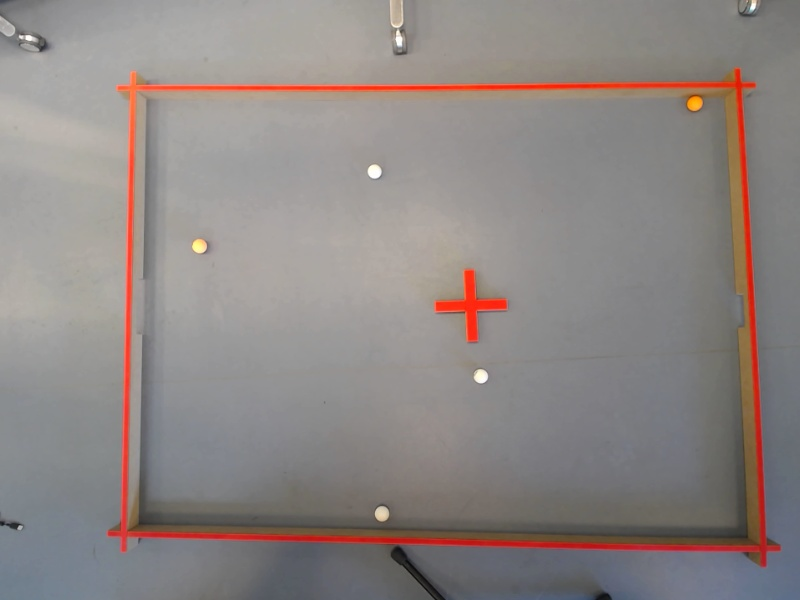
#> input picture neg_0.jpg, 800 x 600 px, given in place of 0.jpg, which was not available
$ python AdvancedBallDetectionTest.py
#> lines starting #> are read from the running program, lines starting #| are printed output that depends on the picture; after the words box and inside, x2 and y2 are one past the last pixel; in counts of white or black regions, pixels touching at a corner belong together; pictures that were not available may be replaced by others from this repository, and a replacement may not be noted
#> further down, frame is the input picture: shape (600, 800, 3); mean B, G, R 132.1, 134.5, 142.2
### Camera/AdvancedBallDetection.py
import cv2
import numpy as np
import math

DEBUGGING = True            # turn off for headless/deployment
SIZE_RATIO_LOW, SIZE_RATIO_HIGH = 0.7, 1.4

def adjust_gamma(image, gamma=1.5):
    inv = 1.0/gamma
    table = np.array([(i/255.0)**inv * 255 for i in range(256)], dtype="uint8")
    return cv2.LUT(image, table)

def preprocess_frame(frame):
    gray = cv2.cvtColor(frame, cv2.COLOR_BGR2GRAY)
    clahe = cv2.createCLAHE(clipLimit=2.0, tileGridSize=(8,8))
    eq   = clahe.apply(gray)
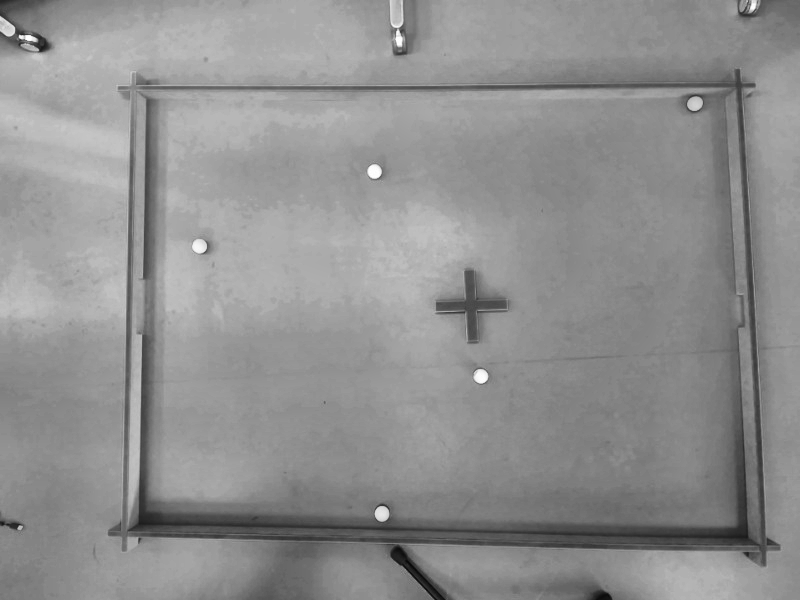
#> eq: shape (600, 800); min 7, max 255, mean 143.9
    g    = adjust_gamma(eq, gamma=1.5)
#> in adjust_gamma, `return cv2.LUT(image, table)`:
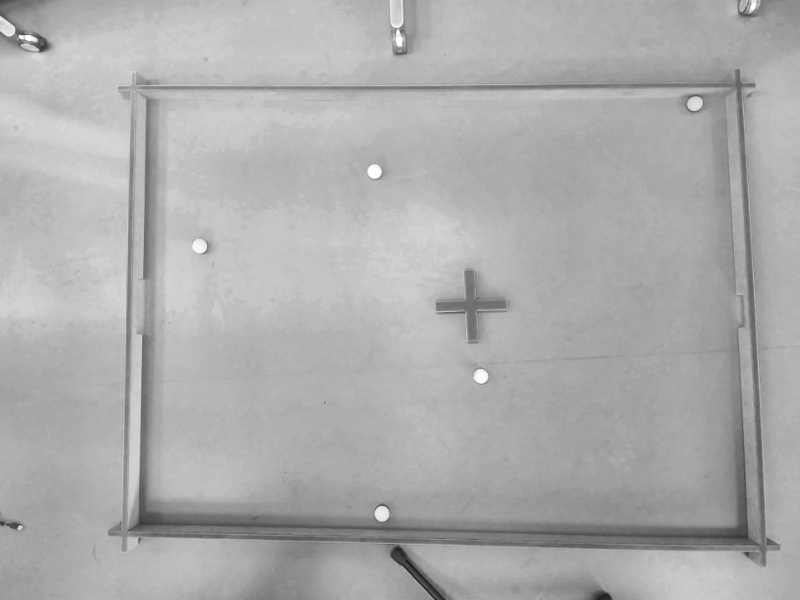
#> returned value: shape (600, 800); min 23, max 255, mean 172.9
    return cv2.GaussianBlur(g, (9,9), 0)

def generate_mask_otsu(frame):
    hsv = cv2.cvtColor(frame, cv2.COLOR_BGR2HSV)
#> hsv: shape (600, 800, 3); mean H, S, V 44.1, 23.2, 144.4
    v, s = hsv[:,:,2], hsv[:,:,1]

    _, v_m = cv2.threshold(v, 0, 255, cv2.THRESH_BINARY+cv2.THRESH_OTSU)
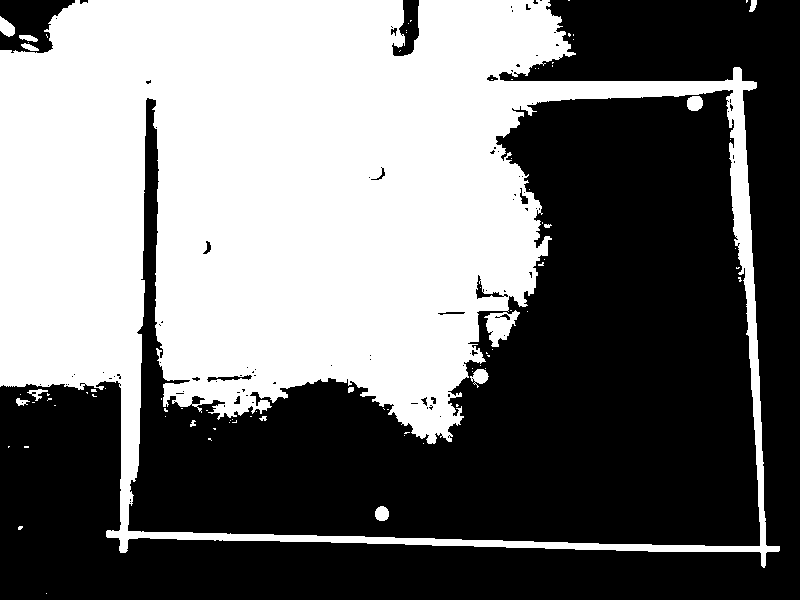
#> v_m: shape (600, 800); 45.1% white; 84 white regions (69 under 20 px), largest, box (x1, y1, x2, y2) and area: (0, 0, 780, 568) 214372, (484, 310, 520, 347) 688, (0, 16, 15, 37) 204
    _, s_m = cv2.threshold(s, 0, 255, cv2.THRESH_BINARY_INV+cv2.THRESH_OTSU)
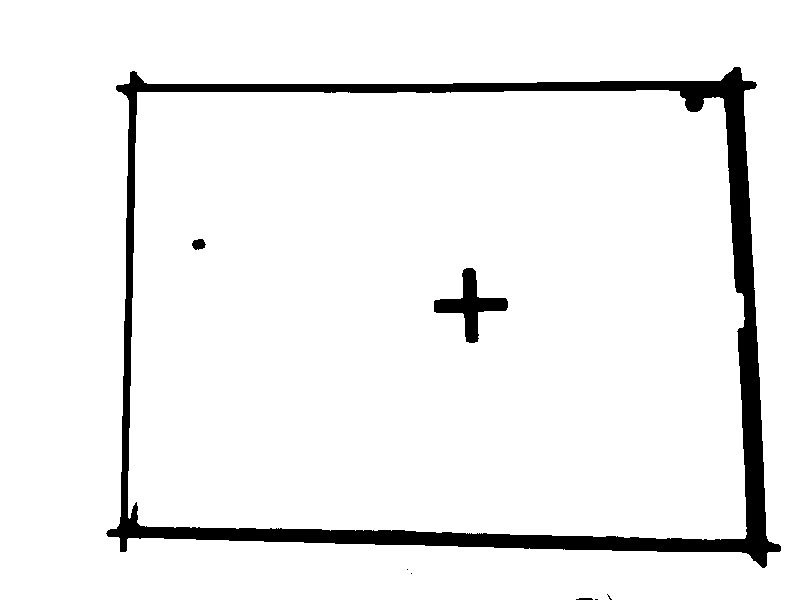
#> s_m: shape (600, 800); 93.9% white; 8 black regions (4 under 20 px), largest, box (x1, y1, x2, y2) and area: (106, 67, 781, 568) 27258, (434, 268, 508, 343) 1803, (192, 239, 206, 250) 114, (576, 598, 593, 600) 30
    m = cv2.bitwise_and(v_m, s_m)
#> m: shape (600, 800); 40.8% white; 120 white regions (103 under 20 px), largest, box (x1, y1, x2, y2) and area: (128, 90, 680, 518) 113079, (0, 0, 600, 472) 80318, (484, 310, 520, 347) 688

    k = cv2.getStructuringElement(cv2.MORPH_ELLIPSE,(5,5))
    m = cv2.morphologyEx(m, cv2.MORPH_OPEN,  k, iterations=2)
#> m: shape (600, 800); 39.7% white; 10 white regions, largest, box (x1, y1, x2, y2) and area: (152, 91, 579, 437) 106040, (0, 0, 570, 388) 79376, (132, 92, 147, 331) 2392
    m = cv2.morphologyEx(m, cv2.MORPH_CLOSE, k, iterations=2)
#> m: shape (600, 800); 40.7% white; 4 white regions, box (x1, y1, x2, y2) and area: (0, 0, 579, 480) 194425, (487, 316, 512, 342) 458, (0, 17, 15, 37) 204, (375, 506, 389, 521) 162
    return m

# [33 lines left out: function find_circle_candidates, not called in this run]

def detect_balls(frame, color="white", debug=False):
    """
    1) preprocess → gray, CLAHE, gamma, blur
    2) edges = Canny(preprocessed)
    3) run HoughCircles on edges to get ALL round candidates
    4) build a circular mask for each (x,y,r) and check that
       at least, say, 30% of its pixels are 'white' (or orange)
       by looking at our existing color‐mask.
    5) size‐consistency filter (optional)
    """
    # 1) preprocess & color-mask
    pre  = preprocess_frame(frame)
    mask = generate_mask_otsu(frame)

    # 2) detect *all* circles via edges
    edges = cv2.Canny(pre, 50, 150)
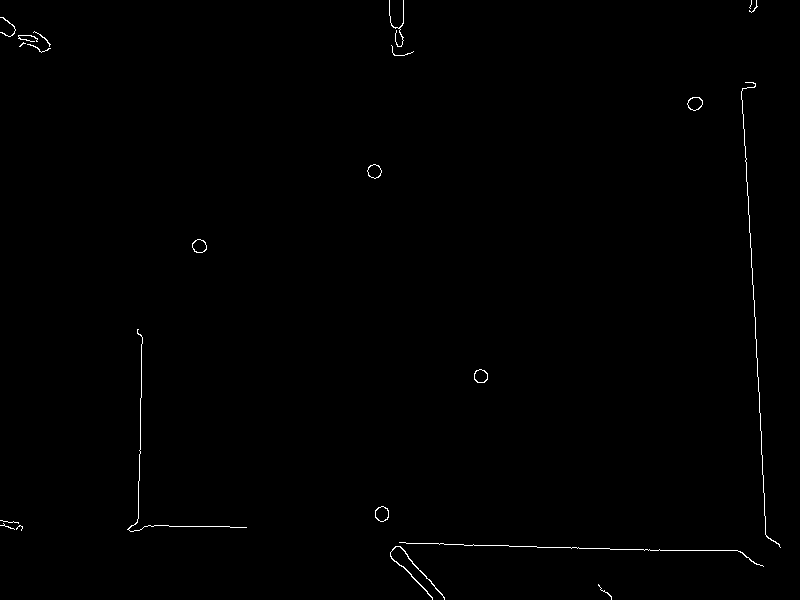
#> edges: shape (600, 800); 0.43% white in thin lines or dots
    raw = cv2.HoughCircles(
        edges, cv2.HOUGH_GRADIENT,
        dp=1.2, minDist=30,
        param1=50, param2=30,
        minRadius=5,  maxRadius=200
    )
#> raw = [[373.8, 171, 7.64]]

    candidates = []
    if raw is not None:
        for x, y, r in np.uint16(np.around(raw[0])):
            # build a boolean mask of this circle
            Y, X = np.ogrid[:mask.shape[0], :mask.shape[1]]
            circle_area = (X - x)**2 + (Y - y)**2 <= r*r

            # compute what fraction of that circle is 'white'
            white_frac = np.count_nonzero(mask[circle_area]) / float(circle_area.sum())
            if white_frac < 0.3:
                continue

            candidates.append((int(x), int(y), int(r)))
#> this loop made 1 pass
#> (x, y, r, white_frac) on pass 1: (374, 171, 8, 1)
#> pass 1, in detect_balls, `circle_area = (X - x)**2 + (Y - y)**2 <= r*r`:
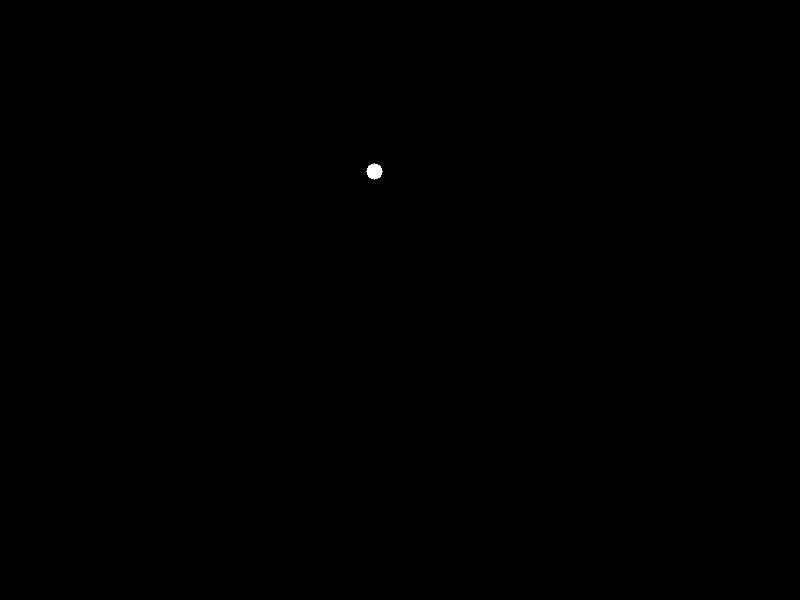
#> circle_area: shape (600, 800) bool; 0.04% white; 1 white region, box (x1, y1, x2, y2) and area: (366, 163, 383, 180) 197
#> after the loop, candidates = [(374, 171, 8)]

    # 3) size‐consistency: only keep circles close to the largest
    if candidates:
        ref_r = max(c[2] for c in candidates)
#> ref_r = 8
        lo, hi = ref_r * 0.7, ref_r * 1.4
#> lo = 5.6; hi = 11.2
        candidates = [c for c in candidates if lo <= c[2] <= hi]

    centers = [(x, y) for x, y, _ in candidates]
#> centers = [(374, 171)]

    # 4) debug window (A/D to cycle Original, Pre, Mask, Detected)
    if debug:
        views = [
            ("Original",     frame),
            ("Preprocessed", cv2.cvtColor(pre,  cv2.COLOR_GRAY2BGR)),
            ("Mask",         cv2.cvtColor(mask,cv2.COLOR_GRAY2BGR)),
            ("Detected",     frame.copy())
        ]
        for x, y, r in candidates:
            cv2.circle(views[3][1], (x, y), r,   (0,255,0), 2)
            cv2.circle(views[3][1], (x, y),   2, (0,0,255), 3)
#> this loop made 1 pass

        idx = 0
        while True:
            title, img = views[idx]
#> title = 'Original'
            disp = img.copy()
            (w, h), _ = cv2.getTextSize(title, cv2.FONT_HERSHEY_SIMPLEX, 0.7, 2)
#> w = 83; h = 16
            cv2.rectangle(disp,
                          (disp.shape[1]-w-20, 10),
                          (disp.shape[1]-10,  h+20),
                          (0,0,0), -1)
            cv2.putText(disp, title,
                        (disp.shape[1]-w-15, h+15),
                        cv2.FONT_HERSHEY_SIMPLEX, 0.7, (255,255,255), 2)
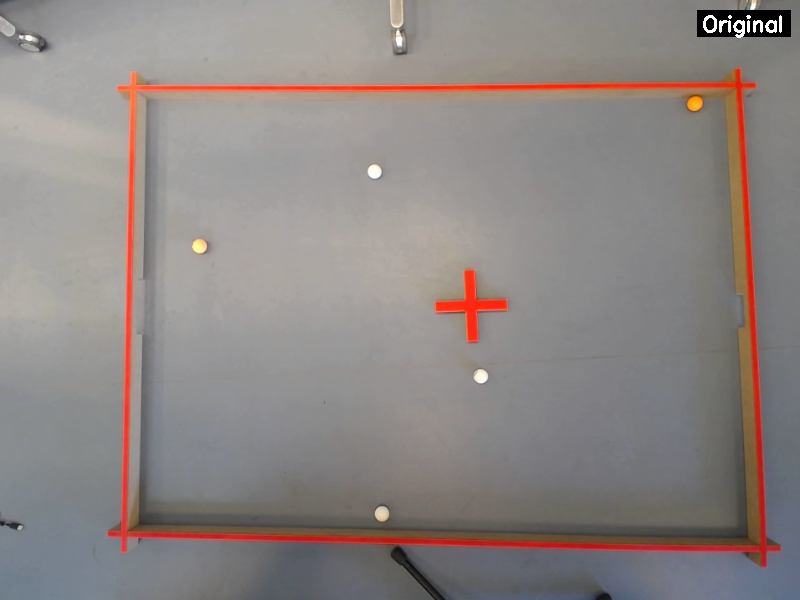
#> disp: shape (600, 800, 3); mean B, G, R 131.8, 134.2, 141.9

            cv2.imshow("Debug View", disp)
            key = cv2.waitKey(0) & 0xFF
#> (key q is pressed here)
            if key == ord('d'):
                idx = (idx + 1) % len(views)
            elif key == ord('a'):
                idx = (idx - 1) % len(views)
            elif key == ord('q'):
                break
        cv2.destroyAllWindows()

    return centers

# [13 lines that do not run on import are left out]

### Camera/AdvancedBallDetectionTest.py
from AdvancedBallDetection import detect_balls

if __name__ == "__main__":
    import cv2

    cap = cv2.VideoCapture(0)  # Change as needed

    while True:
        # get frame from jpg at D:\CDIO25\CDIO-2025\ressources\img\48912632-2c4a-48e8-93d1-3ca11843cd76.jpg
        frame = cv2.imread(r"D:\\CDIO25\\CDIO-2025\\ressources\\img\\0.jpg")

        ball_positions = detect_balls(frame, color='white', debug=True)
#> ball_positions = [(374, 171)]
        print("Detected balls:", ball_positions)
#| Detected balls: [(374, 171)]

        if ball_positions is None:
            break

        if cv2.waitKey(1) & 0xFF == ord('q'):
#> (key q is pressed here)
            break

    cap.release()
    cv2.destroyAllWindows()
